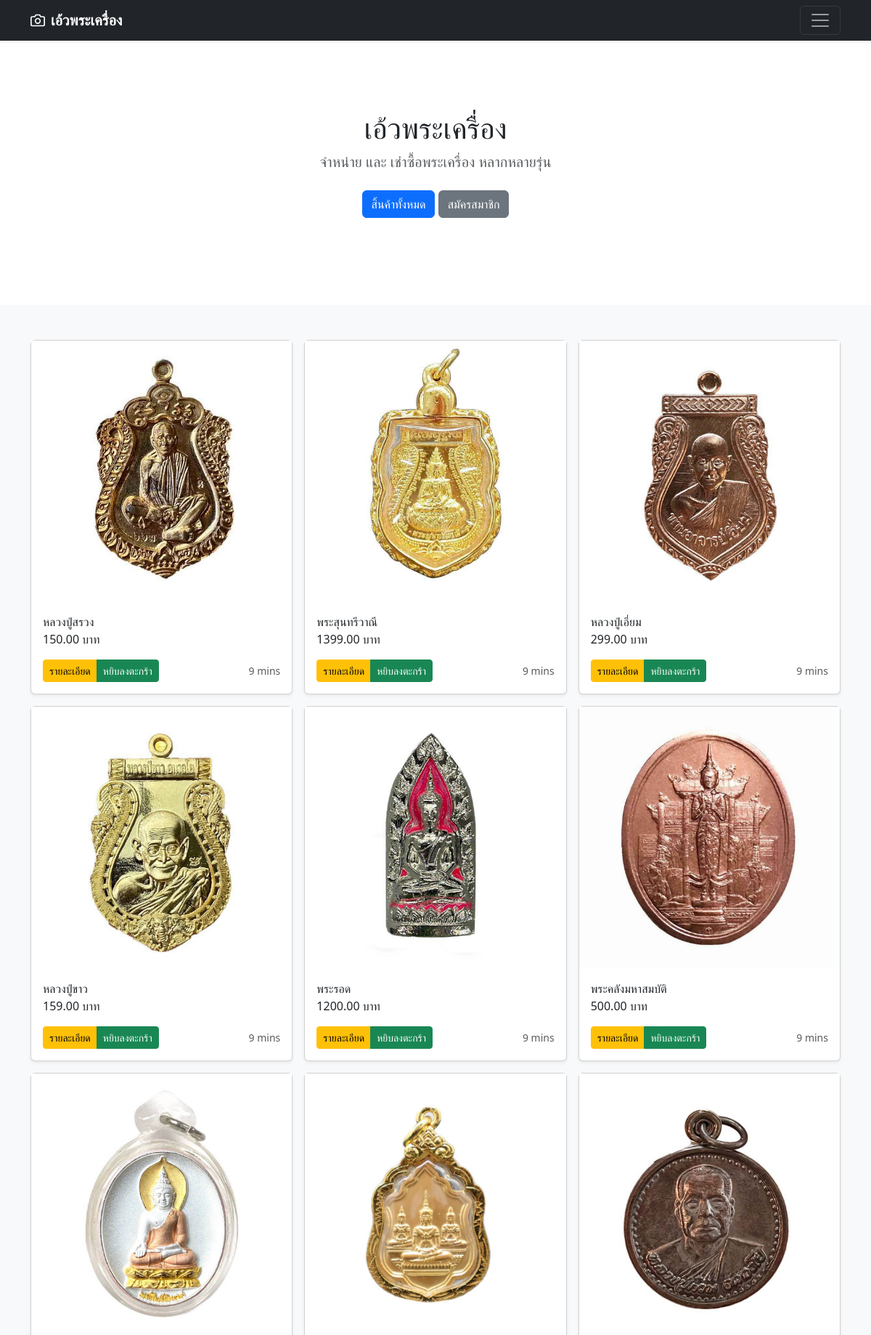
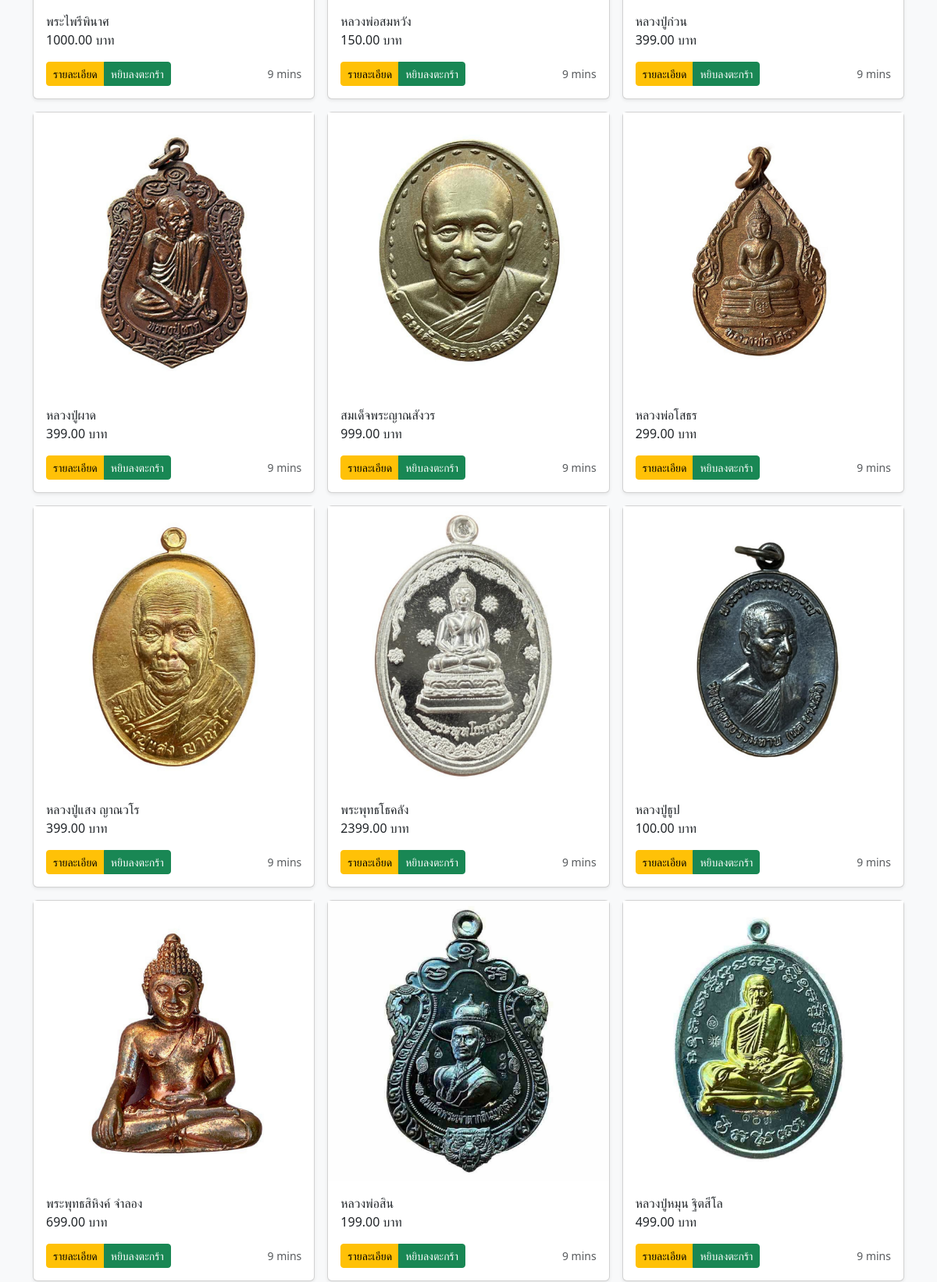
Page /album/index.php (upper part) on the committed database (2 pictures, top to bottom).
### tables this page shows
CREATE TABLE `products` (
  `p_id` int(7) NOT NULL,
  `p_name` varchar(200) NOT NULL,
  `p_detail` text NOT NULL,
  `p_price` float(9,2) NOT NULL,
  `p_ext` varchar(50) NOT NULL,
  `c_id` int(7) NOT NULL
);

### album/index.php (the view, shortened to what this page needs)
<!doctype html>
<html lang="en" data-bs-theme="auto">
  <head><script src="../assets/js/color-modes.js"></script>
    <link rel="stylesheet" href="https://cdn.jsdelivr.net/npm/@docsearch/css@3">
<link href="../assets/dist/css/bootstrap.min.css" rel="stylesheet">
  </head>
  <body>
<header data-bs-theme="dark">
  <div class="navbar navbar-dark bg-dark shadow-sm">
    <div class="container">
      <a href="#" class="navbar-brand d-flex align-items-center">
        <strong>เอ้วพระเครื่อง</strong>
      </a>
      <button class="navbar-toggler" type="button" data-bs-toggle="collapse" data-bs-target="#navbarHeader" aria-controls="navbarHeader" aria-expanded="false" aria-label="Toggle navigation">
        <span class="navbar-toggler-icon"></span>
      </button>
    </div>
  </div>
</header>
<main>
  <section class="py-5 text-center container">
    <div class="row py-lg-5">
      <div class="col-lg-6 col-md-8 mx-auto">
        <h1 class="fw-light">เอ้วพระเครื่อง</h1>
        <p class="lead text-body-secondary">จำหน่าย และ เช่าซื้อพระเครื่อง หลากหลายรุ่น</p>
        <p>
          <a href="#" class="btn btn-primary my-2">สิ้นค้าทั้งหมด</a>
          <a href="#" class="btn btn-secondary my-2">สมัครสมาชิก</a>
        </p>
      </div>
    </div>
  </section>
  <div class="album py-5 bg-body-tertiary">
    <div class="container">
      <div class="row row-cols-1 row-cols-sm-2 row-cols-md-3 g-3">
<?php
include_once("../connectdb.php");
$sql = "SELECT * FROM `products` ORDER BY `products`.`p_id` ASC";
$rs = mysqli_query($conn, $sql);
while ($data = mysqli_fetch_array($rs)){
?>
        <div class="col">
          <div class="card shadow-sm">
            <img src = "../images/<?php echo $data['p_id'];?>.<?php echo $data['p_ext'];?>">
            <div class="card-body">
              <p class="card-text">
			  <?php echo $data['p_name'];?><br>
              <?php echo $data['p_price'];?> บาท
              </p>
              <div class="d-flex justify-content-between align-items-center">
                <div class="btn-group">
                  <button type="button" class="btn btn-sm btn-warning">รายละเอียด</button>
                  <button type="button" class="btn btn-sm btn-success">หยิบลงตะกร้า</button>
                </div>
                <small class="text-body-secondary">9 mins</small>
              </div>
            </div>
          </div>
        </div>
<?php } ?>
</main>
    </body>
</html>

### rows in the picture
products: shows a picture, p_name "หลวงปู่สรวง", p_price "150.00"
products: shows a picture, p_name "พระสุนทรีวาณี", p_price "1399.00"
products: shows a picture, p_name "หลวงปู่เอี่ยม", p_price "299.00"
products: shows a picture, p_name "หลวงปู่ขาว", p_price "159.00"
products: shows a picture, p_name "พระรอด", p_price "1200.00"
products: shows a picture, p_name "พระคลังมหาสมบัติ", p_price "500.00"
products: shows a picture, p_name "พระไพรีพินาศ", p_price "1000.00"
products: shows a picture, p_name "หลวงพ่อสมหวัง", p_price "150.00"
products: shows a picture, p_name "หลวงปู่ก๋วน", p_price "399.00"
products: shows a picture, p_name "หลวงปู่ผาด", p_price "399.00"
products: shows a picture, p_name "สมเด็จพระญาณสังวร", p_price "999.00"
products: shows a picture, p_name "หลวงพ่อโสธร", p_price "299.00"
products: shows a picture, p_name "หลวงปู่แสง ญาณวโร", p_price "399.00"
products: shows a picture, p_name "พระพุทธโธคลัง", p_price "2399.00"
products: shows a picture, p_name "หลวงปู่ธูป", p_price "100.00"
products: shows a picture, p_name "พระพุทธสิหิงค์ จำลอง", p_price "699.00"
products: shows a picture, p_name "หลวงพ่อสิน", p_price "199.00"
products: shows a picture, p_name "หลวงปู่หมุน ฐิตสีโล", p_price "499.00"
